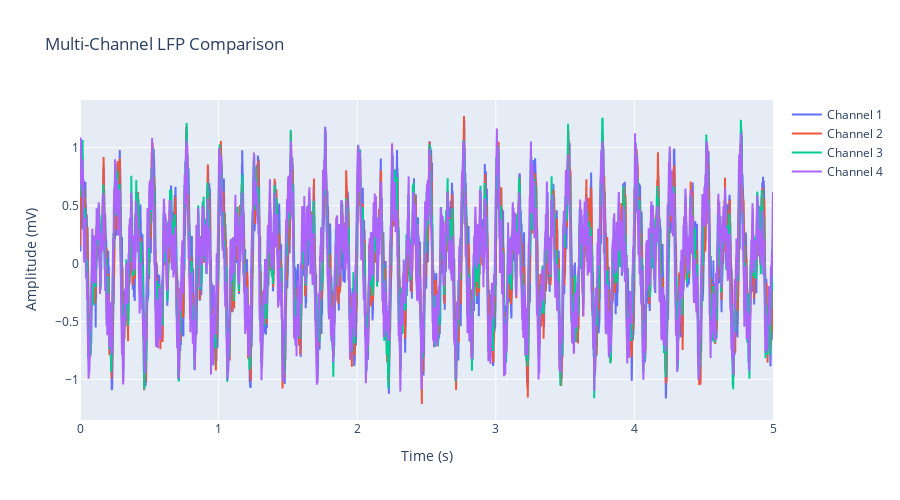

Write notebook code for a chart like this one.
### Code cell
# Multi-channel LFP comparison
print("Creating multi-channel LFP comparison...")

# Select a subset of channels for clarity
selected_channels = [0, 1, 2, 3]
lfp_subset = [lfp_signals[:, ch] for ch in selected_channels]
channel_labels = [f'Channel {ch + 1}' for ch in selected_channels]

fig5 = braintools.visualize.interactive_line_plot(
    x=time_lfp,
    y=lfp_subset,
    labels=channel_labels,
    title="Multi-Channel LFP Comparison",
    xlabel="Time (s)",
    ylabel="Amplitude (mV)",
    width=900,
    height=500
)

fig5.show()

print("\n🔗 Multi-trace features:")
print("   • Click legend items to show/hide traces")
print("   • Double-click legend to isolate a single trace")
print("   • Hover shows synchronized values across all traces")

### Figure 1 — Plotly figure (JSON) as saved in the notebook; plotly's stock layout.template omitted (floating-point values rounded to 4 significant figures; data arrays with more than 128 entries replaced by an {"elided": "..."} marker saying what was removed)
{"data": [{"hovertemplate": "Channel 1<br>X: %{x}<br>Y: %{y}<extra></extra>", "mode": "lines", "name": "Channel 1", "x": {"elided": "5000 float values"}, "y": {"elided": "5000 float values"}, "type": "scatter"}, {"hovertemplate": "Channel 2<br>X: %{x}<br>Y: %{y}<extra></extra>", "mode": "lines", "name": "Channel 2", "x": {"elided": "5000 float values"}, "y": {"elided": "5000 float values"}, "type": "scatter"}, {"hovertemplate": "Channel 3<br>X: %{x}<br>Y: %{y}<extra></extra>", "mode": "lines", "name": "Channel 3", "x": {"elided": "5000 float values"}, "y": {"elided": "5000 float values"}, "type": "scatter"}, {"hovertemplate": "Channel 4<br>X: %{x}<br>Y: %{y}<extra></extra>", "mode": "lines", "name": "Channel 4", "x": {"elided": "5000 float values"}, "y": {"elided": "5000 float values"}, "type": "scatter"}], "layout": {"title": {"text": "Multi-Channel LFP Comparison"}, "xaxis": {"title": {"text": "Time (s)"}}, "yaxis": {"title": {"text": "Amplitude (mV)"}}, "width": 900, "height": 500, "hovermode": "x unified"}}
